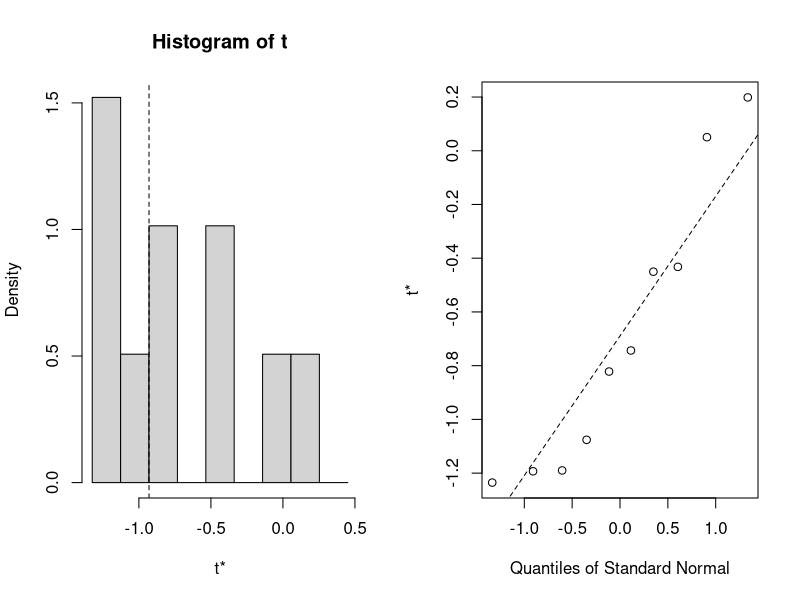

Reproduce this figure in R. (Note: this script raises an error after producing the figure.)
# Load necessary libraries
library(boot)

# Generate example data
set.seed(123)
group1 <- rnorm(20, mean = 10, sd = 2)
group2 <- rnorm(20, mean = 12, sd = 2)
group3 <- rnorm(20, mean = 11, sd = 2)

# Combine the groups
data <- c(group1, group2, group3)

# Create a grouping variable
group <- rep(c("Group1", "Group2", "Group3"), each = 20)

# Make dataframe and cleanup other variables
mydata=data.frame(value=data,group=factor(group))
remove(group1,group2,group3,data,group)

########################
### WORK IN PROGRESS ###
########################
# Define a function to calculate the pairwise mean differences
pairwise_mean_diff <- function(formula, data=NULL,indices){
  dat=data[indices,] 
  if (inherits(formula, "formula") == FALSE) {
    stop("The input model must be a formula.\n")
  }
  m1=aov(formula,data=dat)
  anova.table=anova(m1)
  resp=all.vars(formula)[1]
  pred=all.vars(formula)[2]
  
  treat=as.factor(m1$model[,pred])
  r=length(levels(treat)) # number of levels
  g=r*(r-1)/2  #number of all pairwise comparisons
  lett=combn(levels(treat),2)
  means=tapply(dat[,resp],dat[,pred],mean)
  diffs=unname(-combn(means,2,diff)) #minus is to do A-B not B-A
  rnames=rep(0,g)
  for(i in 1:g){
    rnames[i]=paste(lett[1,i],"-",lett[2,i])
  }
  setNames(diffs,rnames)
  return(diffs)
}

#################################
### ONCE FUNCTION IS COMPLETE ###
#################################

# Perform bootstrap
bootstrap_results <- boot(data=mydata,statistic=pairwise_mean_diff, sim="ordinary",R = 10,formula=value~group)
# use index=1 for 1st parameter (difference), 2 for 2nd etc
plot(bootstrap_results, index=2) # plot histogram for slope coefficient
summary(bootstarp_results$t[,2])

# Get confidence intervals for pairwise mean differences
boot.ci(boot.out=bootstrap_results, type="all",index=2) # BCa preferred




# Print the results
cat("Bootstrap results:\n")
print(bootstrap_results)

cat("\n95% Confidence Intervals for Pairwise Mean Differences:\n")
